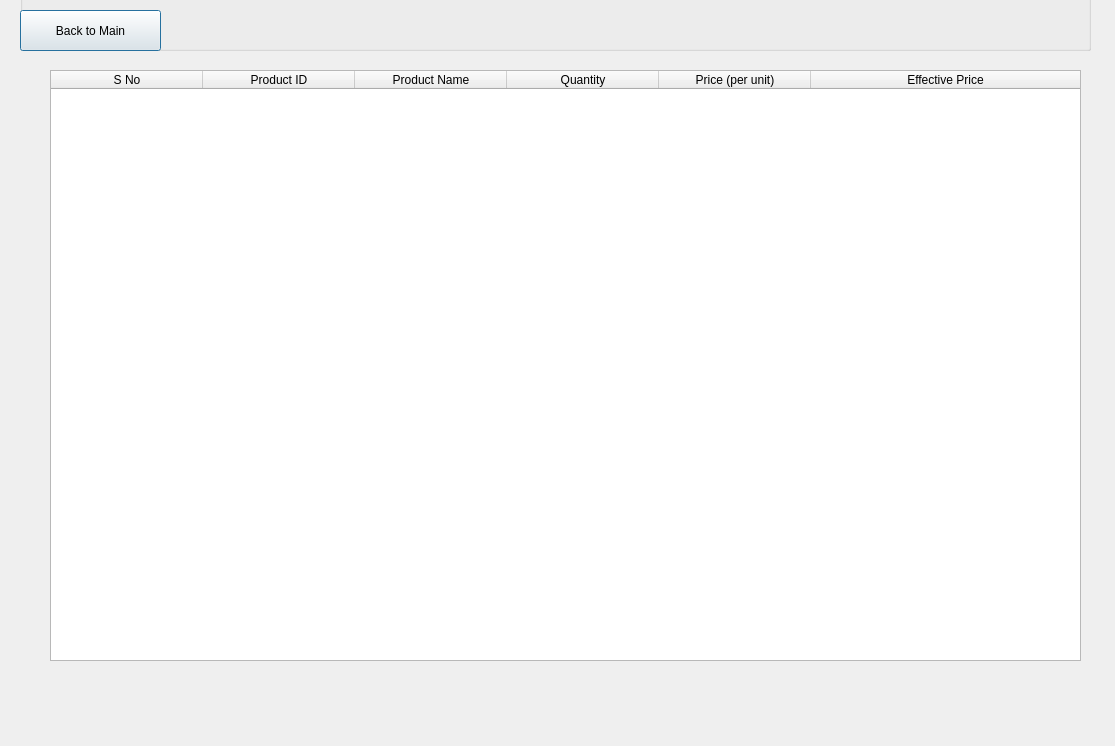
<?xml version="1.0" encoding="UTF-8"?>
<ui version="4.0">
 <class>Dialog</class>
 <widget class="QDialog" name="Dialog">
  <property name="geometry">
   <rect>
    <x>0</x>
    <y>0</y>
    <width>1115</width>
    <height>746</height>
   </rect>
  </property>
  <property name="windowTitle">
   <string>Dialog</string>
  </property>
  <widget class="QGroupBox" name="groupBox">
   <property name="geometry">
    <rect>
     <x>20</x>
     <y>-10</y>
     <width>1071</width>
     <height>61</height>
    </rect>
   </property>
   <property name="title">
    <string/>
   </property>
   <widget class="QPushButton" name="backtomain">
    <property name="geometry">
     <rect>
      <x>0</x>
      <y>20</y>
      <width>141</width>
      <height>41</height>
     </rect>
    </property>
    <property name="text">
     <string>Back to Main</string>
    </property>
   </widget>
  </widget>
  <widget class="QTableWidget" name="dataTable">
   <property name="geometry">
    <rect>
     <x>50</x>
     <y>70</y>
     <width>1031</width>
     <height>591</height>
    </rect>
   </property>
   <property name="minimumSize">
    <size>
     <width>951</width>
     <height>0</height>
    </size>
   </property>
   <property name="lineWidth">
    <number>1</number>
   </property>
   <property name="horizontalScrollBarPolicy">
    <enum>Qt::ScrollBarAsNeeded</enum>
   </property>
   <property name="sizeAdjustPolicy">
    <enum>QAbstractScrollArea::AdjustToContents</enum>
   </property>
   <property name="autoScrollMargin">
    <number>16</number>
   </property>
   <property name="alternatingRowColors">
    <bool>true</bool>
   </property>
   <property name="showGrid">
    <bool>true</bool>
   </property>
   <property name="sortingEnabled">
    <bool>true</bool>
   </property>
   <property name="wordWrap">
    <bool>true</bool>
   </property>
   <attribute name="horizontalHeaderVisible">
    <bool>true</bool>
   </attribute>
   <attribute name="horizontalHeaderCascadingSectionResizes">
    <bool>true</bool>
   </attribute>
   <attribute name="horizontalHeaderDefaultSectionSize">
    <number>152</number>
   </attribute>
   <attribute name="horizontalHeaderHighlightSections">
    <bool>true</bool>
   </attribute>
   <attribute name="horizontalHeaderMinimumSectionSize">
    <number>30</number>
   </attribute>
   <attribute name="horizontalHeaderShowSortIndicator" stdset="0">
    <bool>false</bool>
   </attribute>
   <attribute name="horizontalHeaderStretchLastSection">
    <bool>true</bool>
   </attribute>
   <attribute name="verticalHeaderVisible">
    <bool>false</bool>
   </attribute>
   <attribute name="verticalHeaderCascadingSectionResizes">
    <bool>true</bool>
   </attribute>
   <column>
    <property name="text">
     <string>S No</string>
    </property>
   </column>
   <column>
    <property name="text">
     <string>Product ID</string>
    </property>
   </column>
   <column>
    <property name="text">
     <string>Product Name</string>
    </property>
   </column>
   <column>
    <property name="text">
     <string>Quantity</string>
    </property>
   </column>
   <column>
    <property name="text">
     <string>Price (per unit)</string>
    </property>
   </column>
   <column>
    <property name="text">
     <string>Effective Price</string>
    </property>
   </column>
  </widget>
 </widget>
 <resources/>
 <connections/>
</ui>
